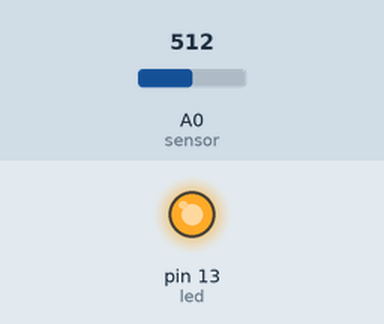
The sketch below on a simulated Arduino Uno, built with avr-gcc and run on an emulated ATmega328P. Shown: output pins drawn as LEDs (lit = HIGH). The test bench sets the inputs (shaded band); at power-on: A0 (sensor) = 512. What the sketch prints to the serial monitor is not drawn.

Above: at 1.8 s.
1.9 s: A0 (sensor) set to 0
At 3.2 s:
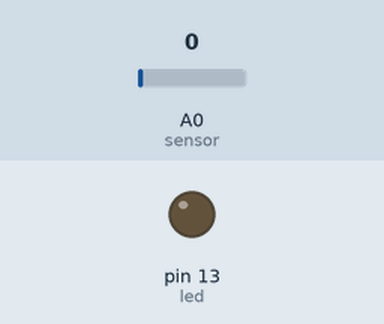
3.5 s: A0 (sensor) set to 122
At 4.3 s:
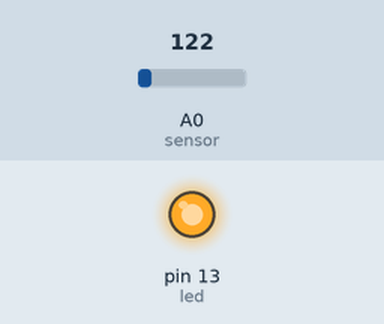
Timing chart, 0 to 6.5 s (numbered marks = the images above; inputs shaded):
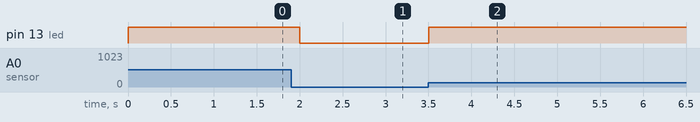

Measured:
- after the input at 1.9 s, pin 13 (led): HIGH → LOW after 0.10 s
- after the input at 3.5 s, pin 13 (led): LOW → HIGH at once

The sketch:

microfone.ino
```cpp
#define led 13
#define sensor 0

void setup() {
  pinMode(led, OUTPUT);
  pinMode(sensor, INPUT);
  Serial.begin(115200);
}

int som;
void loop() {
  som = analogRead(sensor);
  Serial.println(som);
  if (som){
    digitalWrite(led, HIGH);
    Serial.println("ON");
    delay(1000);
  }
  Serial.println("desligado");
  digitalWrite(led, LOW);
}
```
